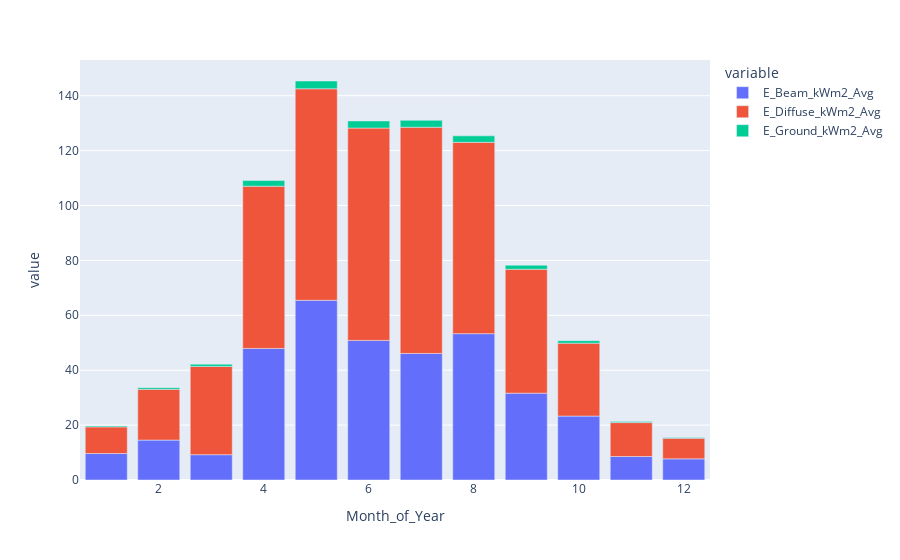

Source (notebook cell):
### Code cell
import plotly.express as px

px.bar(pv_model.grouped.monthly[["E_Beam_kWm2_Avg", "E_Diffuse_kWm2_Avg", "E_Ground_kWm2_Avg"]])

### Figure 1 — Plotly figure (JSON) as saved in the notebook; plotly's stock layout.template omitted (floating-point values rounded to 4 significant figures)
{"data": [{"alignmentgroup": "True", "hovertemplate": "variable=E_Beam_kWm2_Avg<br>Month_of_Year=%{x}<br>value=%{y}<extra></extra>", "legendgroup": "E_Beam_kWm2_Avg", "marker": {"color": "#636efa", "pattern": {"shape": ""}}, "name": "E_Beam_kWm2_Avg", "offsetgroup": "E_Beam_kWm2_Avg", "orientation": "v", "showlegend": true, "textposition": "auto", "type": "bar", "x": [1, 2, 3, 4, 5, 6, 7, 8, 9, 10, 11, 12], "xaxis": "x", "y": [9.641, 14.53, 9.225, 47.92, 65.47, 50.86, 46.11, 53.31, 31.63, 23.29, 8.556, 7.699], "yaxis": "y"}, {"alignmentgroup": "True", "hovertemplate": "variable=E_Diffuse_kWm2_Avg<br>Month_of_Year=%{x}<br>value=%{y}<extra></extra>", "legendgroup": "E_Diffuse_kWm2_Avg", "marker": {"color": "#EF553B", "pattern": {"shape": ""}}, "name": "E_Diffuse_kWm2_Avg", "offsetgroup": "E_Diffuse_kWm2_Avg", "orientation": "v", "showlegend": true, "textposition": "auto", "type": "bar", "x": [1, 2, 3, 4, 5, 6, 7, 8, 9, 10, 11, 12], "xaxis": "x", "y": [9.71, 18.5, 32.15, 59.09, 77.05, 77.35, 82.4, 69.7, 45.14, 26.56, 12.36, 7.528], "yaxis": "y"}, {"alignmentgroup": "True", "hovertemplate": "variable=E_Ground_kWm2_Avg<br>Month_of_Year=%{x}<br>value=%{y}<extra></extra>", "legendgroup": "E_Ground_kWm2_Avg", "marker": {"color": "#00cc96", "pattern": {"shape": ""}}, "name": "E_Ground_kWm2_Avg", "offsetgroup": "E_Ground_kWm2_Avg", "orientation": "v", "showlegend": true, "textposition": "auto", "type": "bar", "x": [1, 2, 3, 4, 5, 6, 7, 8, 9, 10, 11, 12], "xaxis": "x", "y": [0.31, 0.6, 0.802, 2.055, 2.836, 2.583, 2.516, 2.357, 1.475, 0.921, 0.365, 0.248], "yaxis": "y"}], "layout": {"barmode": "relative", "legend": {"title": {"text": "variable"}, "tracegroupgap": 0}, "margin": {"t": 60}, "xaxis": {"anchor": "y", "domain": [0, 1], "title": {"text": "Month_of_Year"}}, "yaxis": {"anchor": "x", "domain": [0, 1], "title": {"text": "value"}}}}
